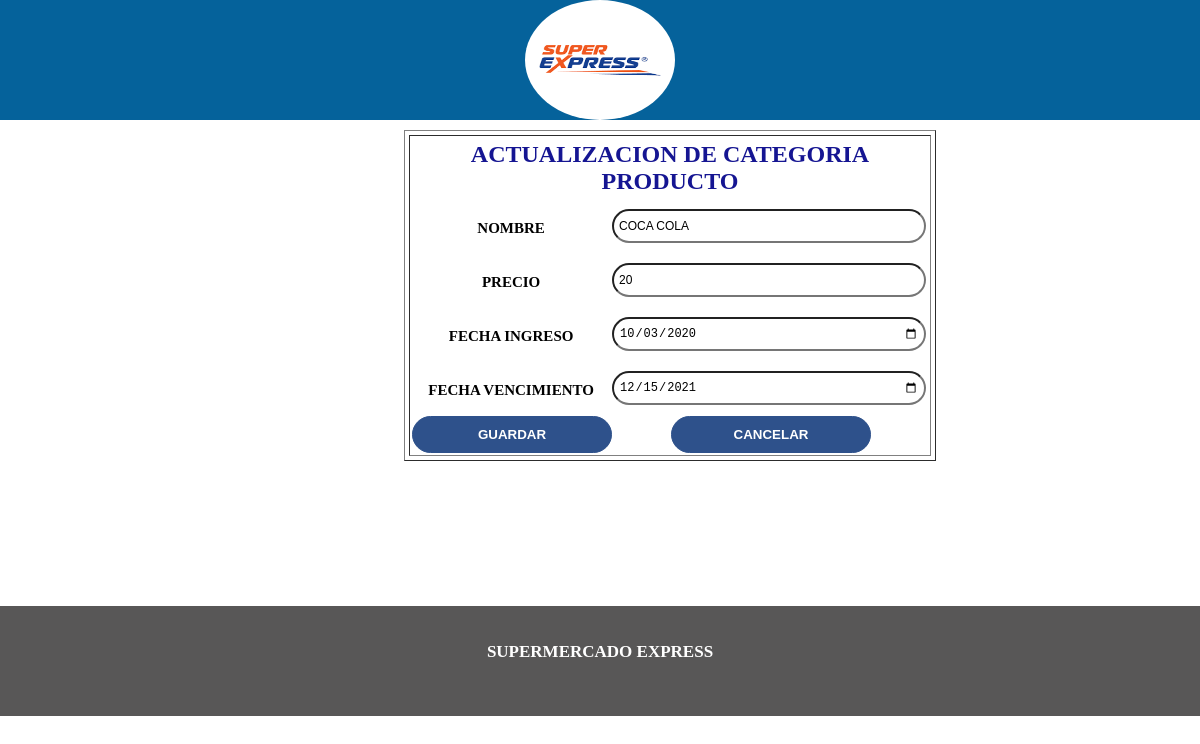
The page /catprod/actcatprod.php?codigo=5 (signed in) on the database its author committed.
### tables this page shows
CREATE TABLE `categorias` (
  `id_categoria` int(11) NOT NULL,
  `cnombre` varchar(60) NOT NULL,
  `cprecio` int(50) NOT NULL,
  `cfecha_ingreso` date NOT NULL,
  `cfecha_vencimiento` date NOT NULL
);

### catprod/actcatprod.php (the view, shortened to what this page needs)
<?php include('../encabezado2.php') ?>
<?php include('../cnn.php') ?>
 <?php
$codigo=$_GET['codigo'];
$consulta="SELECT * FROM categorias WHERE categorias.id_categoria=$codigo";
$resultado=mysqli_query($conn, $consulta);
while ($columna=mysqli_fetch_array($resultado)) {
	$nombre=$columna['cnombre'];
	$precio=$columna['cprecio'];
	$fechain=$columna['cfecha_ingreso'];
	$fechaven=$columna['cfecha_vencimiento'];
}
  ?>
<div id="body3">
<center>
<table border="1" width="50%" style="padding: 2px; margin: 0 auto; margin-top: 10px;" >
	<tr>
		<td >
			<table border="0" >
				<form  action="concatprodup.php" method="post">
				<tr>
					<td colspan="4" >
						<label class="encabezado1" >ACTUALIZACION DE CATEGORIA PRODUCTO</label>
					</td>
				</tr>
				<tr>
					<td colspan="2" align="center" class="texto1"><label >NOMBRE</label></td>
					<td colspan="2"><input type="text" name="txtCategoria" placeholder="NOMBRE CATEGORIA" class="caja1" autocomplete="off" value="<?php echo $nombre ?>"></td>
				</tr>
				<tr>
					<td colspan="2" align="center" class="texto1"><label >PRECIO</label></td>
					<td colspan="2"><input type="number" name="txtPrecio" placeholder="PRECIO" class="caja1" autocomplete="off" value="<?php echo $precio ?>"></td>
				</tr>
					<tr>
					<td colspan="2" align="center" class="texto1"><label >FECHA INGRESO</label></td>
					<td colspan="2"><input type="date" name="txtFechaIng" placeholder="PRECIO" class="caja1" autocomplete="off" min="2019-01-01" max="2040-01-01" required="txtFechaIng" value="<?php echo $fechain ?>"></td>
				</tr>
				</tr>
					<tr>
					<td colspan="2" align="center" class="texto1"><label >FECHA VENCIMIENTO</label></td>
					<td colspan="2"><input type="date" name="txtFechaVen" placeholder="PRECIO" class="caja1" autocomplete="off" min="2019-01-01" max="01-01-2040" required="txtFechaVen" value="<?php echo $fechaven ?>"></td>
				</tr>
				<tr>
					<td colspan="2" width="50%" align="center"><input type="submit" name="btnGuardar" value="GUARDAR" class="boton"></td>
					<td colspan="2" width="50%" align="center"><a href="concatprod.php"><input type="button" name="btnCancelar" value="CANCELAR" class="boton"></a></td>
				</tr>
			</table>
</center>
</div>
<br>
<br>
<br>
<br>
<br>
<?php include('../pie_pagina.php') ?>

### styles/main.css (style rules this page uses)
* { margin: 0; padding: 0; }
div#body3 { margin: 0 auto; margin-left: 15%; width: 980px; height: 400px; background-color: #ffff; display: inline-block; }
.texto1 { font-size:15px; font-weight: bold; border-radius: 20px; height:12px; display: block; padding: 10px; margin: 10px 0; width: 90%; }
.boton { border: 1px solid #2e518b; padding: 10px; background-color: #2e518b; color: #ffffff; text-decoration: none; text-transform: uppercase; font-family: 'Helvetica', sans-serif; font-weight: bolder; border-radius: 50px; width: 200px; }
.encabezado1 { text-align: center; height: 50px; color: #151592; display: flex; justify-content: center; align-items: center; height: 60px; font-size: 24px; font-weight: bold; }
.caja1 { font-size:12px; border-radius: 20px; height:20px;display: block; padding: 5px; margin: 5px 0; width: 300px; }

### rows shown on the page
categorias: txtCategoria "COCA COLA", txtPrecio "20", txtFechaIng "10/03/2020", txtFechaVen "12/15/2021"
